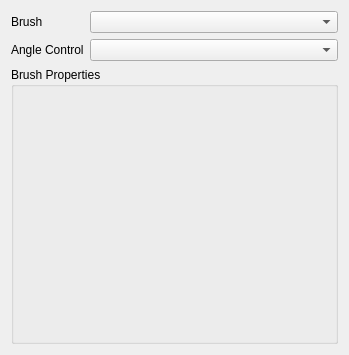
<?xml version="1.0" encoding="UTF-8"?>
<ui version="4.0">
 <class>BrushDialog</class>
 <widget class="QDialog" name="BrushDialog">
  <property name="geometry">
   <rect>
    <x>0</x>
    <y>0</y>
    <width>349</width>
    <height>355</height>
   </rect>
  </property>
  <property name="windowTitle">
   <string>Brushes</string>
  </property>
  <layout class="QVBoxLayout" name="verticalLayout">
   <item>
    <layout class="QVBoxLayout" name="main_layout">
     <item>
      <layout class="QFormLayout" name="formLayout">
       <item row="0" column="0">
        <widget class="QLabel" name="brush_label">
         <property name="text">
          <string>Brush</string>
         </property>
        </widget>
       </item>
       <item row="0" column="1">
        <widget class="QComboBox" name="brush_choices"/>
       </item>
       <item row="1" column="0">
        <widget class="QLabel" name="angle_control_label">
         <property name="text">
          <string>Angle Control</string>
         </property>
        </widget>
       </item>
       <item row="1" column="1">
        <widget class="QComboBox" name="angle_control_choices"/>
       </item>
      </layout>
     </item>
     <item>
      <widget class="QGroupBox" name="properties_box">
       <property name="sizePolicy">
        <sizepolicy hsizetype="Preferred" vsizetype="Expanding">
         <horstretch>0</horstretch>
         <verstretch>0</verstretch>
        </sizepolicy>
       </property>
       <property name="title">
        <string>Brush Properties</string>
       </property>
       <layout class="QVBoxLayout" name="verticalLayout_2">
        <property name="spacing">
         <number>0</number>
        </property>
        <property name="leftMargin">
         <number>0</number>
        </property>
        <property name="topMargin">
         <number>0</number>
        </property>
        <property name="rightMargin">
         <number>0</number>
        </property>
        <property name="bottomMargin">
         <number>0</number>
        </property>
        <item>
         <widget class="QStackedWidget" name="brush_props">
          <property name="currentIndex">
           <number>-1</number>
          </property>
         </widget>
        </item>
       </layout>
      </widget>
     </item>
    </layout>
   </item>
  </layout>
 </widget>
 <resources/>
 <connections/>
</ui>
